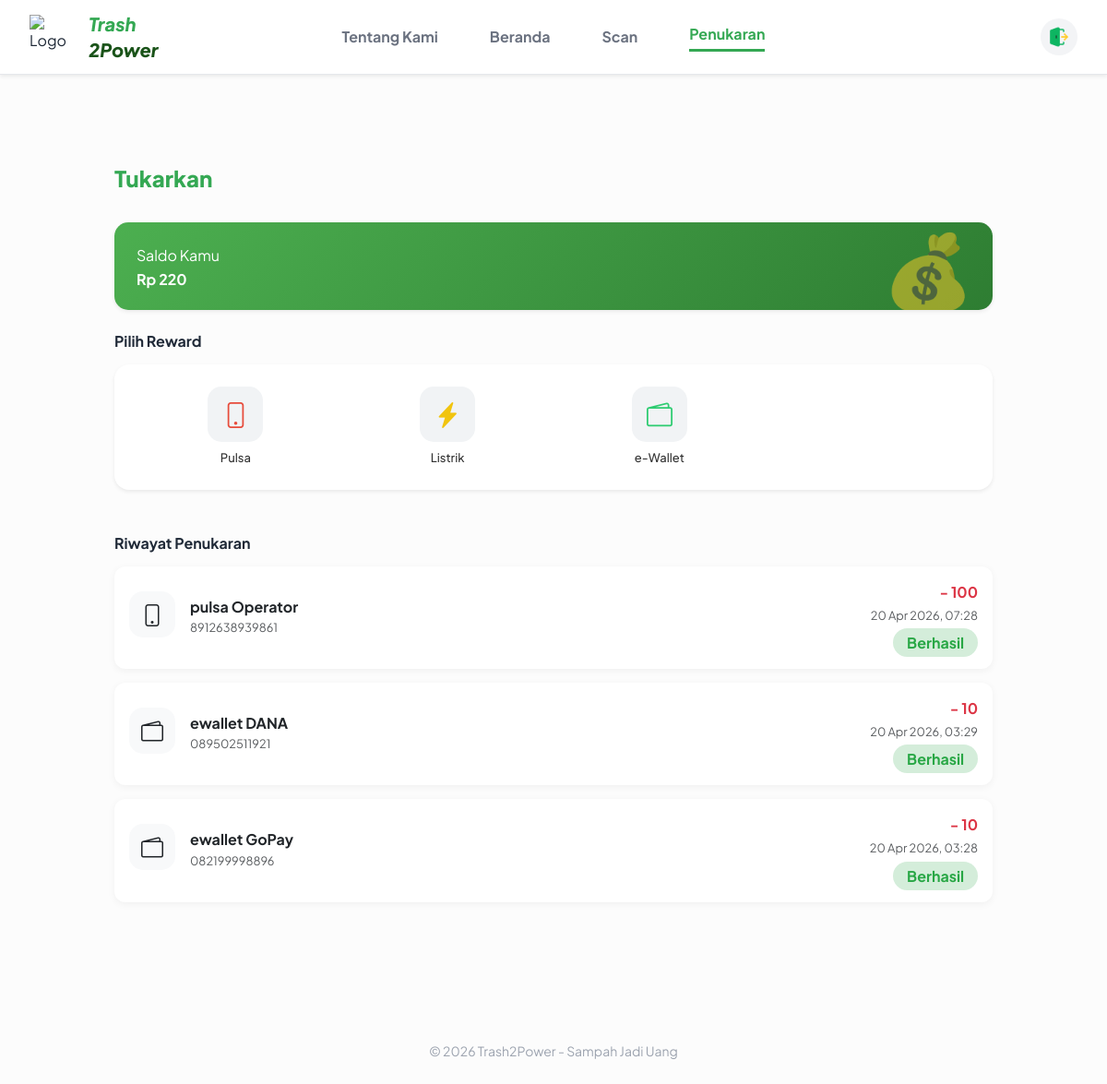
The app's page /reward.php (signed in) with its own data.
### tables this page shows
CREATE TABLE `users` (
  `id_user` int(11) NOT NULL,
  `email` varchar(100) NOT NULL,
  `password` varchar(255) NOT NULL,
  `nama` varchar(100) NOT NULL,
  `no_hp` varchar(20) NOT NULL,
  `gender` enum('pria','wanita') NOT NULL,
  `foto_profil` varchar(255) DEFAULT NULL,
  `role` enum('warga','admin') NOT NULL,
  `saldo` decimal(10,2) NOT NULL DEFAULT 0.00
);

CREATE TABLE `penukaran_saldo` (
  `id_penukaran` int(11) NOT NULL,
  `id_warga` int(11) NOT NULL,
  `jenis_penukaran` varchar(50) NOT NULL,
  `provider` varchar(50) NOT NULL,
  `nomor_tujuan` varchar(50) NOT NULL,
  `nominal` decimal(15,2) NOT NULL,
  `status` enum('pending','berhasil','gagal') NOT NULL,
  `tgl_penukaran` timestamp NOT NULL DEFAULT current_timestamp()
);

### reward.php (the view, shortened to what this page needs)
<?php
$host = "127.0.0.1";
$user = "root";
$pass = "";
$db   = "trash2power_db";
$conn = @new mysqli($host, $user, $pass, $db);
$saldo = 0;
$res_riwayat = null;
if (!$conn->connect_error) {
    $id_warga = $_SESSION['id_user'];
    $query_user = "SELECT saldo FROM users WHERE id_user = $id_warga";
    $res_user = $conn->query($query_user);
    if ($res_user && $row = $res_user->fetch_assoc()) {
        $saldo = $row['saldo'];
    }
    $query_riwayat = "SELECT * FROM penukaran_saldo WHERE id_warga = $id_warga ORDER BY tgl_penukaran DESC";
    $res_riwayat = $conn->query($query_riwayat);
}
?>
<!DOCTYPE html>
<html lang="id">
<head>
    <link href="https://cdn.jsdelivr.net/npm/bootstrap@5.3.0/dist/css/bootstrap.min.css" rel="stylesheet">
    <link rel="stylesheet" href="https://cdn.jsdelivr.net/npm/bootstrap-icons@1.10.5/font/bootstrap-icons.css">
    <script src="https://cdn.tailwindcss.com"></script>
</head>
<body class="m-0 p-0 text-gray-800 min-h-screen pb-32 md:pb-0">
    <nav class="w-full bg-white border-b sticky top-0 z-50 shadow-sm">
        <div class="max-w-7xl mx-auto px-6 md:px-8 h-20 flex items-center justify-between">
            <div class="flex items-center gap-3 md:min-w-[200px]">
                <div class="w-10 h-10 md:w-12 md:h-12"><img src="https://cdn-icons-png.flaticon.com/512/3299/3299935.png" alt="Logo"></div>
                <div class="flex flex-col">
                    <span class="text-[#34A853] font-extrabold text-lg md:text-xl leading-none italic">Trash</span>
                    <span class="text-[#1A5319] font-extrabold text-lg md:text-xl leading-none italic">2Power</span>
                </div>
            </div>
            <div class="hidden md:flex items-center gap-14 font-bold text-gray-500">
                <a href="tentang_kami.php" class="hover:text-green-600 transition">Tentang Kami</a>
                <a href="beranda.php" class="hover:text-green-600 transition">Beranda</a>
                <a href="scan.php" class="hover:text-green-600 transition">Scan</a>
                <a href="reward.php" class="nav-active pb-1">Penukaran</a>
            </div>
            <div class="flex items-center justify-end md:min-w-[200px]">
                <a href="#" id="btn-logout-trigger" class="flex items-center justify-center w-10 h-10 rounded-full bg-gray-100 hover:bg-red-50 transition group">
                    <img src="logout.png" alt="Logout" class="w-6 h-6 group-hover:opacity-70">
                </a>
            </div>
        </div>
    </nav>
    <div class="container pb-5 mt-5 md:mt-0">
        <main class="max-w-6xl mx-auto px-6 py-5">
        <h5 class="text-2xl font-extrabold text-[#34A853] mb-8">Tukarkan</h5>
        <div class="card card-saldo p-4 mb-4 shadow-sm">
            <p class="mb-1">Saldo Kamu</p>
            <h2 class="mb-0 fw-bold">Rp <?php echo number_format($saldo, 0, ',', '.'); ?></h2>
        </div>
        <h5 class="mb-3 font-bold">Pilih Reward</h5>
        <div class="card border-0 shadow-sm rounded-4 p-4 mb-5">
            <div class="dana-grid">
                <a href="reward_pulsa.php" class="menu-item">
                    <div class="icon-box">
                        <i class="bi bi-phone icon-pulsa"></i>
                    </div>
                    <span class="menu-text">Pulsa</span>
                </a>
                <a href="reward_listrik.php" class="menu-item">
                    <div class="icon-box">
                        <i class="bi bi-lightning-charge-fill icon-listrik"></i>
                    </div>
                    <span class="menu-text">Listrik</span>
                </a>
                <a href="reward_ewallet.php" class="menu-item">
                    <div class="icon-box">
                        <i class="bi bi-wallet2 icon-ewallet"></i>
                    </div>
                    <span class="menu-text">e-Wallet</span>
                </a>
            </div>
        </div>
        <h5 class="mb-3 font-bold">Riwayat Penukaran</h5>
        <div>
            <?php
            if($res_riwayat && $res_riwayat->num_rows > 0) {
                while($row = $res_riwayat->fetch_assoc()) {
                    $tanggal = date('d M Y, H:i', strtotime($row['tgl_penukaran']));
                    $icon_riwayat = "bi-bag-check";
                    if(strtolower($row['jenis_penukaran']) == 'pulsa') $icon_riwayat = "bi-phone";
                    if(strtolower($row['jenis_penukaran']) == 'ewallet') $icon_riwayat = "bi-wallet2";
                    $status_db = strtolower($row['status']);
                    if($status_db == 'pending') {
                        $status_db = 'berhasil';
                    }
                    $status_class = ($status_db == 'berhasil') ? "status-berhasil" : "status-gagal";
            ?>
            <div class="card riwayat-card p-3">
                <div class="d-flex justify-content-between align-items-center">
                    <div class="d-flex align-items-center">
                        <div class="icon-box bg-light me-3" style="width: 50px; height: 50px; font-size: 24px;">
                            <i class="bi <?php echo $icon_riwayat; ?> text-dark"></i>
                        </div>
                        <div>
                            <h6 class="mb-0 fw-bold"><?php echo htmlspecialchars($row['jenis_penukaran']) . " " . htmlspecialchars($row['provider']); ?></h6>
                            <small class="text-muted"><?php echo htmlspecialchars($row['nomor_tujuan']); ?></small>
                        </div>
                    </div>
                    <div class="text-end">
                        <p class="mb-1 text-danger fw-bold">- <?php echo number_format($row['nominal'], 0, ',', '.'); ?></p>
                        <small class="text-muted d-block mb-2"><?php echo $tanggal; ?></small>
                        <span class="<?php echo $status_class; ?> fs-6"><?php echo ucfirst($status_db); ?></span>
                    </div>
                </div>
            </div>
            <?php
                }
            } else {
                echo "<p class='text-muted text-center py-4'>Belum ada riwayat penukaran.</p>";
            }
            ?>
        </div>
       </main>
    </div>
    <footer class="py-10 text-center text-gray-400 text-sm mb-16 md:mb-0">
        &copy; 2026 Trash2Power - Sampah Jadi Uang
    </footer>
</body>
</html>

### reward.php (style rules this page uses)
body { font-family: 'Plus Jakarta Sans', sans-serif; background-color: #fcfcfc; }
.nav-active { border-bottom: 3px solid #34A853; color: #34A853; }
.card-saldo { background: linear-gradient(135deg, #4CAF50 0%, #2E7D32 100%); border: none; border-radius: 15px; color: white; position: relative; overflow: hidden; }
.card-saldo::after { content: '💰'; font-size: 80px; position: absolute; right: 20px; bottom: -15px; opacity: 0.5; }
.dana-grid { display: grid; grid-template-columns: repeat(4, 1fr); gap: 15px; text-align: center; }
.menu-item { text-decoration: none; color: #333; display: flex; flex-direction: column; align-items: center; transition: transform 0.2s; cursor: pointer; }
.icon-box { width: 60px; height: 60px; border-radius: 15px; display: flex; align-items: center; justify-content: center; font-size: 28px; margin-bottom: 8px; background-color: #f1f3f5; }
.menu-text { font-size: 13px; font-weight: 500; }
.icon-pulsa { color: #e74c3c; }
.icon-listrik { color: #f1c40f; }
.icon-ewallet { color: #2ecc71; }
.riwayat-card { border: none; border-radius: 12px; box-shadow: 0 2px 8px rgba(0,0,0,0.05); margin-bottom: 15px; }
.status-berhasil { color: #28a745; background-color: #d4edda; padding: 5px 15px; border-radius: 20px; font-weight: bold; }

### records on screen
users: saldo "220"
penukaran_saldo: jenis_penukaran "pulsa", provider "Operator", nomor_tujuan "8912638939861", nominal "100", tgl_penukaran "20 Apr 2026, 07:28", status "Berhasil"
penukaran_saldo: jenis_penukaran "ewallet", provider "DANA", nomor_tujuan "089502511921", nominal "10", tgl_penukaran "20 Apr 2026, 03:29", status "Berhasil"
penukaran_saldo: jenis_penukaran "ewallet", provider "GoPay", nomor_tujuan "082199998896", nominal "10", tgl_penukaran "20 Apr 2026, 03:28", status "Berhasil"
